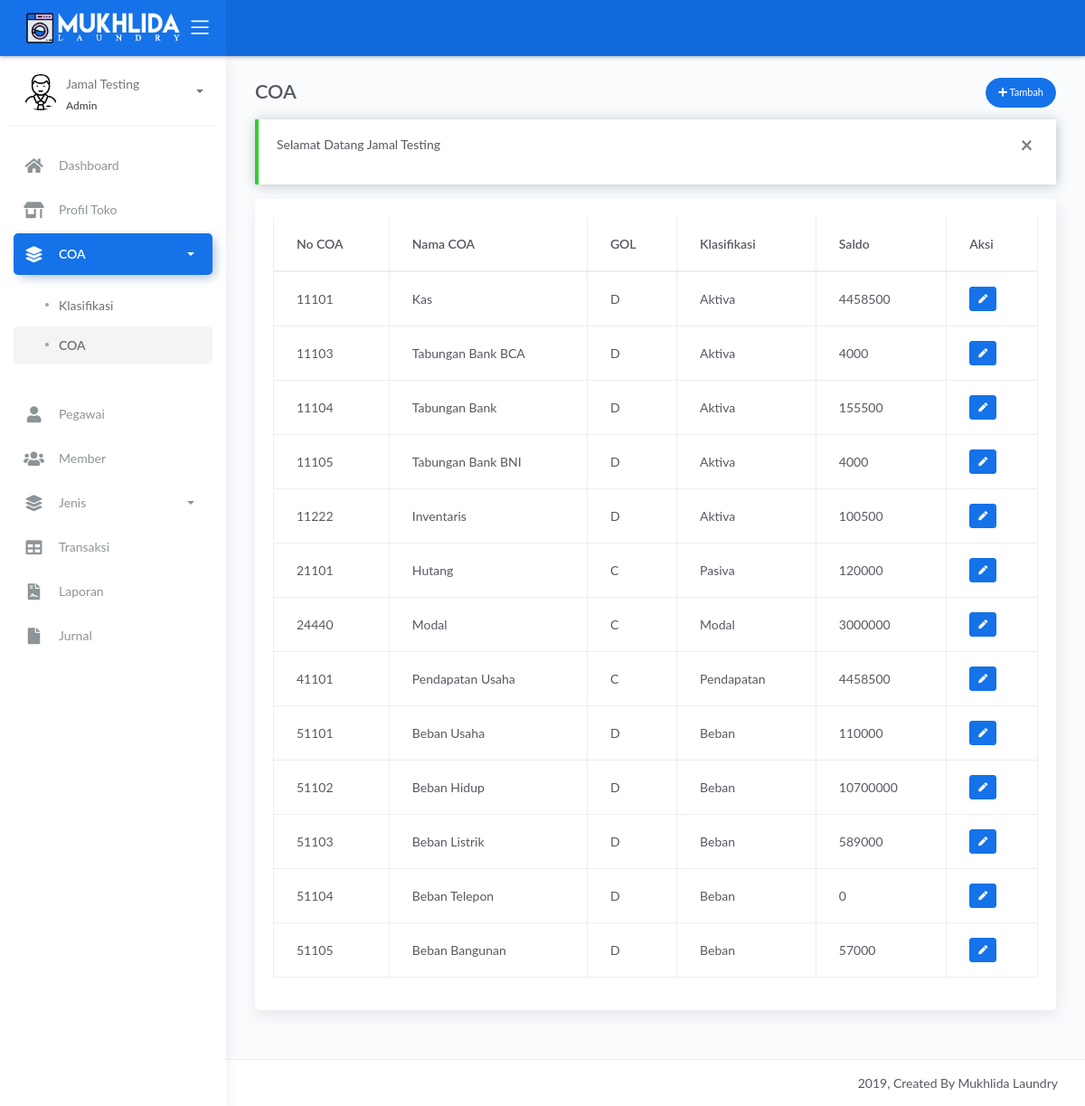
Screenshot of /operator/index.php?page=coa (signed in) with the database file from the repository.
### tables this page shows
CREATE TABLE `coa` (
  `no_coa` int(11) NOT NULL,
  `nama_coa` varchar(50) NOT NULL,
  `gol` char(1) NOT NULL,
  `klasifikasi` int(1) NOT NULL,
  `saldo` int(10) NOT NULL
);

CREATE TABLE `klasifikasi` (
  `id_klasifikasi` int(11) NOT NULL,
  `nama_klasifikasi` varchar(10) NOT NULL
);

CREATE TABLE `info_toko` (
  `nama_toko` varchar(50) NOT NULL,
  `tentang` text NOT NULL,
  `alamat` varchar(255) NOT NULL,
  `email` varchar(50) NOT NULL,
  `telp` varchar(20) NOT NULL,
  `fax` varchar(20) NOT NULL,
  `rek` varchar(20) NOT NULL,
  `facebook` varchar(100) NOT NULL,
  `twitter` varchar(100) NOT NULL,
  `instagram` varchar(100) NOT NULL
);

### operator/sistem/content.php (called while the page is built, shortened)
<?php
include_once '../sistem/koneksi.php';
$get_page = $_GET['page'];
switch ($get_page) {
    case 'coa':
        $title = 'COA';
        $coa_active = 'active';
        break;
}
$info_toko = mysqli_fetch_assoc(mysqli_query($koneksi, "SELECT * FROM info_toko"));

### operator/views/coa.php (the view, shortened to what this page needs)
<?php
$query = mysqli_query($koneksi, "SELECT * FROM coa JOIN klasifikasi ON coa.klasifikasi = klasifikasi.id_klasifikasi");
?>
<div class="page-inner">
    <div class="row heading">
        <div class="col-7">
            <h2 class="pb-2 fw-bold"><?= $title ?></h2>
        </div>
        <div class="col-5 text-right ml-auto">
            <a href="#add_coa" class="btn btn-primary btn-round btn-sm" data-toggle="modal" data-target="#add_coa">
                <i class="fa fa-plus"></i> Tambah
            </a>
        </div>
    </div>
    <?php if (@$_SESSION['pesan']): ?>
        <div class="alert alert-<?= $_SESSION['pesan']['status'] == 'error' ? 'danger' : $_SESSION['pesan']['status'] ?> alert-dismisable fade show" role="alert">
            <button class="close" data-dismiss="alert" aria-label="Close">
                <span aria-hidden="true">&times;</span>
            </button>
            <p><?= $_SESSION['pesan']['msg'] ?></p>
        </div>
    <?php endif; ?>
    <div class="main-content">
        <div class="card">
            <div class="card-body">
                <div class="table-responsive">
                    <table class="table table-bordered">
                        <thead>
                            <th>No COA</th>
                            <th>Nama COA</th>
                            <th>GOL</th>
                            <th>Klasifikasi</th>
                            <th>Saldo</th>
                            <th>Aksi</th>
                        </thead>
                        <tbody>
                            <?php while ($row = mysqli_fetch_assoc($query)): ?>
                                <tr>
                                    <td><?= $row['no_coa'] ?></td>
                                    <td><?= $row['nama_coa'] ?></td>
                                    <td><?= $row['gol'] ?></td>
                                    <td><?= $row['nama_klasifikasi'] ?></td>
                                    <td><?= $row['saldo'] ?></td>
                                    <td>
                                        <a href="javascript:void(0)" class="btn btn-primary btn-xs btn-edit-coa" data-toggle="modal" data-target="#edit_coa" data-coa="<?= base64_encode(json_encode($row)) ?>"><i class="fa fa-pen"></i></a>
                                    </td>
                                </tr>
                            <?php endwhile; ?>
                        </tbody>
                    </table>
                </div>
            </div>
        </div>
    </div>
</div>

### operator/index.php (shortened to what this page needs)
<?php include_once 'sistem/content.php'; ?>
<!DOCTYPE html>
<html lang="en">
<head>
	<link rel="stylesheet" href="../assets/css/bootstrap.min.css">
    <link rel="stylesheet" href="../assets/css/atlantis.min.css">
	<link rel="stylesheet" href="../assets/css/fonts.min.css">
	<link rel="stylesheet" href="../assets/js/plugin/select2/css/select2.min.css">
	<link rel="stylesheet" href="../assets/css/style.css">
</head>
<body>
	<div class="wrapper">
		<div class="main-header">
			<div class="logo-header" data-background-color="blue">
				<a href="index.php" class="logo text-white text-uppercase">
					<img src="../assets/img/mukhlida-laundry.png" alt="Logo Image" style="width: 90%">
				</a>
				<div class="nav-toggle">
					<button class="btn btn-toggle toggle-sidebar">
						<i class="icon-menu"></i>
					</button>
				</div>
			</div>
			<nav class="navbar navbar-header navbar-expand-lg" data-background-color="blue2">
			</nav>
		</div>
		<div class="sidebar sidebar-style-2">
			<div class="sidebar-wrapper scrollbar scrollbar-inner">
				<div class="sidebar-content">
					<div class="user">
						<div class="avatar-sm float-left mr-2">
							<img src="../assets/img/<?= $_SESSION['jenis_kelamin'] ?>.png" alt="<?= $_SESSION['jenis_kelamin'] ?>" class="avatar-img rounded-circle">
						</div>
						<div class="info">
							<a data-toggle="collapse" href="#collapseExample" aria-expanded="true">
								<span>
									<?= $_SESSION['nama'] ?>
									<span class="user-level"><?= $_SESSION['level'] ?></span>
									<span class="caret"></span>
								</span>
							</a>
						</div>
					</div>
					<ul class="nav nav-primary">
						<li class="nav-item <?= @$d_active ?>">
							<a href="index.php">
								<i class="fas fa-home"></i>
								<p>Dashboard</p>
							</a>
						</li>
                        <?php if ($_SESSION['level'] == 'Admin'): ?>
						<li class="nav-item <?= @$pt_active ?>">
							<a href="index.php?page=profil_toko">
								<i class="fas fa-store-alt"></i>
								<p>Profil Toko</p>
							</a>
                        </li>
						<?php if ($_SESSION['level'] == 'Admin'): ?>
						<li class="nav-item <?= @$klasifikasi_active . @$coa_active ?> submenu">
							<a data-toggle="collapse" href="#module-coa">
								<i class="fas fa-layer-group"></i>
								<p>COA</p>
								<span class="caret"></span>
							</a>
							<div class="collapse <?= (@$klasifikasi_active || @$coa_active) ? 'show' : '' ?>" id="module-coa">
								<ul class="nav nav-collapse">
									<li class="<?= @$kcoa_active ?>">
										<a href="index.php?page=klasifikasi">
											<span class="sub-item">Klasifikasi</span>
										</a>
                                    </li>
                                    <li class="<?= @$coa_active ?>">
										<a href="index.php?page=coa">
											<span class="sub-item">COA</span>
										</a>
									</li>
								</ul>
							</div>
						</li>
						<?php endif; ?>
                        <li class="nav-item <?= @$p_active ?>">
							<a href="index.php?page=pegawai">
								<i class="fas fa-user"></i>
								<p>Pegawai</p>
							</a>
                        </li>
                        <?php endif; ?>
						<li class="nav-item <?= @$m_active ?>">
							<a href="index.php?page=member">
								<i class="fas fa-users"></i>
								<p>Member</p>
							</a>
						</li>
						<?php if ($_SESSION['level'] == 'Admin'): ?>
						<li class="nav-item <?= @$pk_active . @$pd_active ?> submenu">
							<a data-toggle="collapse" href="#produk">
								<i class="fas fa-layer-group"></i>
								<p>Jenis</p>
								<span class="caret"></span>
							</a>
						</li>
						<?php endif; ?>
						<li class="nav-item <?= @$ps_active ?>">
							<a href="index.php?page=pesanan">
								<i class="fas fa-table"></i>
								<p>Transaksi</p>
							</a>
						</li>
						<li class="nav-item <?= @$l_active ?>">
							<a href="index.php?page=laporan">
								<i class="fas fa-file-contract"></i>
								<p>Laporan</p>
							</a>
						</li>
						<li class="nav-item <?= @$j_active ?>">
							<a href="index.php?page=jurnal">
								<i class="fas fa-file"></i>
								<p>Jurnal</p>
							</a>
						</li>
					</ul>
				</div>
			</div>
		</div>
		<div class="main-panel">
			<div class="content">
				<?php include_once 'views/' . $page ?>
			</div>
			<footer class="footer">
				<div class="container-fluid">
					<div class="copyright ml-auto">
						2019, Created By <?= $info_toko['nama_toko'] ?>
					</div>
				</div>
			</footer>
		</div>
	</div>
</body>
</html>

### assets/css/style.css (style rules this page uses)
.logo-header .logo { min-width: 175px; }

### rows the page displays
coa: no_coa "11101", nama_coa "Kas", gol "D", klasifikasi.nama_klasifikasi "Aktiva", saldo "4458500"
coa: no_coa "11103", nama_coa "Tabungan Bank BCA", gol "D", klasifikasi.nama_klasifikasi "Aktiva", saldo "4000"
coa: no_coa "11104", nama_coa "Tabungan Bank", gol "D", klasifikasi.nama_klasifikasi "Aktiva", saldo "155500"
coa: no_coa "11105", nama_coa "Tabungan Bank BNI", gol "D", klasifikasi.nama_klasifikasi "Aktiva", saldo "4000"
coa: no_coa "11222", nama_coa "Inventaris", gol "D", klasifikasi.nama_klasifikasi "Aktiva", saldo "100500"
coa: no_coa "21101", nama_coa "Hutang", gol "C", klasifikasi.nama_klasifikasi "Pasiva", saldo "120000"
coa: no_coa "24440", nama_coa "Modal", gol "C", klasifikasi.nama_klasifikasi "Modal", saldo "3000000"
coa: no_coa "41101", nama_coa "Pendapatan Usaha", gol "C", klasifikasi.nama_klasifikasi "Pendapatan", saldo "4458500"
coa: no_coa "51101", nama_coa "Beban Usaha", gol "D", klasifikasi.nama_klasifikasi "Beban", saldo "110000"
coa: no_coa "51102", nama_coa "Beban Hidup", gol "D", klasifikasi.nama_klasifikasi "Beban", saldo "10700000"
coa: no_coa "51103", nama_coa "Beban Listrik", gol "D", klasifikasi.nama_klasifikasi "Beban", saldo "589000"
coa: no_coa "51104", nama_coa "Beban Telepon", gol "D", klasifikasi.nama_klasifikasi "Beban", saldo "0"
coa: no_coa "51105", nama_coa "Beban Bangunan", gol "D", klasifikasi.nama_klasifikasi "Beban", saldo "57000"
info_toko: nama_toko "Mukhlida Laundry"

### other values shown
$_SESSION['nama'] "Jamal Testing"
$_SESSION['level'] "Admin"
$title "COA"
$_SESSION['pesan']['msg'] "Selamat Datang Jamal Testing"
